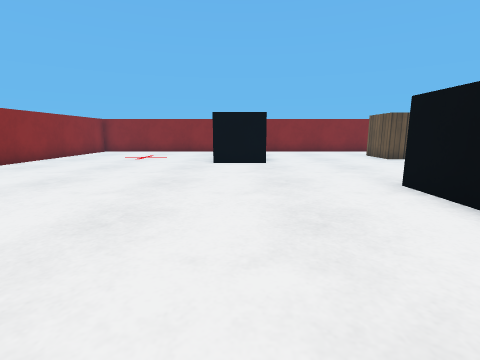
[1] (above)

13 first-person views from a walk through a robot-simulator world made for Webots. The camera is 0.11 m above the floor, tilts 10° down and sees 85° across. The floor is counted in squares, 0.1 m on a side. Each view is taken from the middle of a square. On the plan, view 1 faces up. The plan holds only what a view shows up to about 12 squares ahead; the rest is blank. The robots in the file are not drawn. Webots' stock objects and surfaces are drawn as simple stand-ins.

[2]
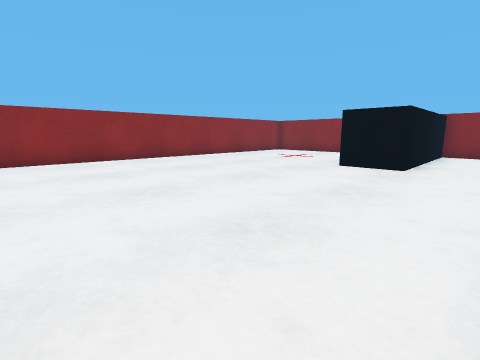

[3]
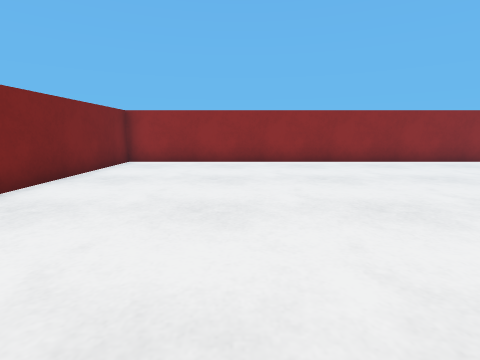

[4]
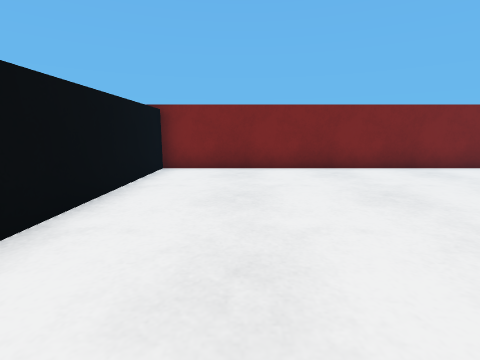

[5]
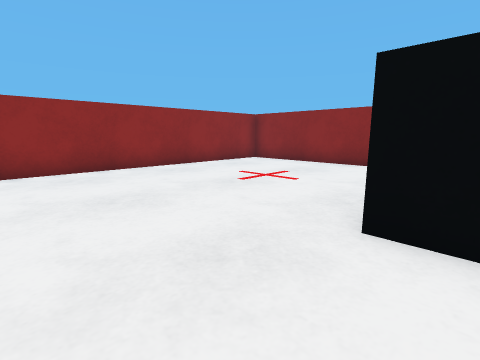

[6]
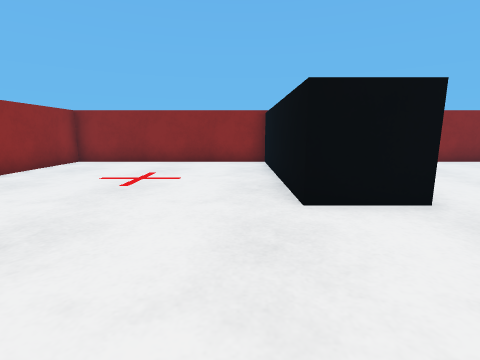

[7]
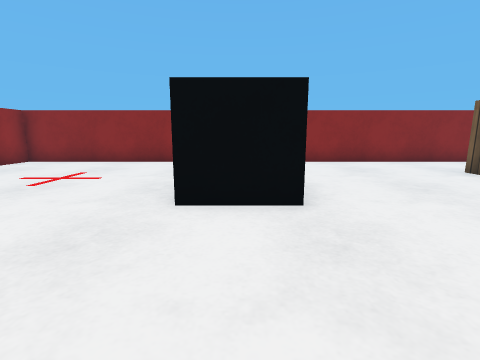

[8]
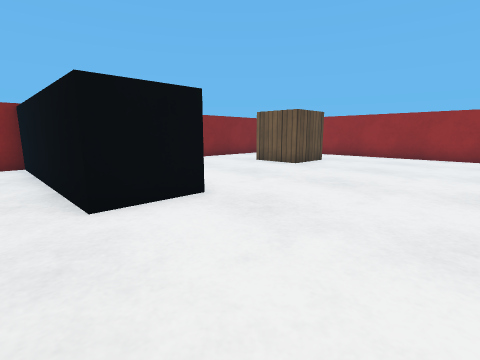

[9]
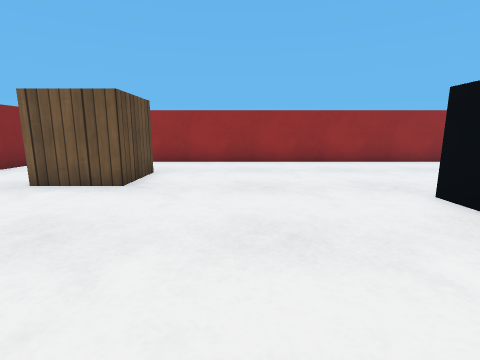

[10]
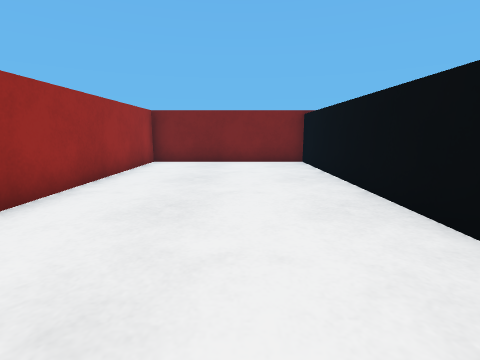

[11]
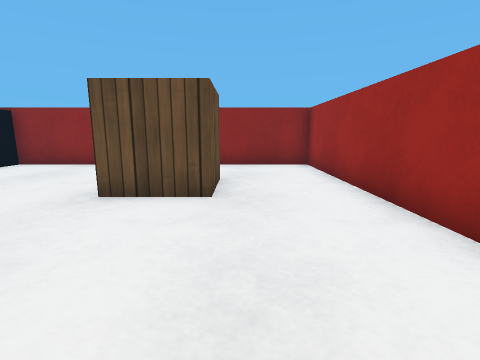

[12]
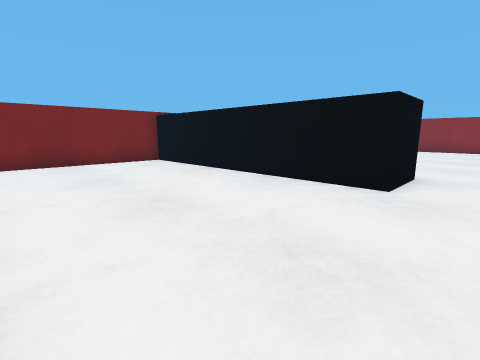

[13]
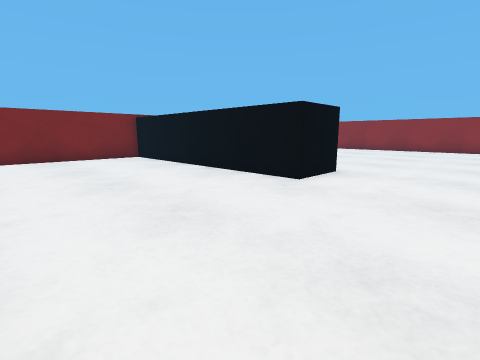

### Floor plan
Key: @ floor where view 1 was taken; # wall or solid block; . floor; B wooden box; L black box.
Columns run from 9 left of view 1 to 12 right of it. Each row starts with its distance up from view 1.
 17 ######################
 16 #.......L L..........#
 15 #.......L L..........#
 14 #.......L L..........#
 13 #.......L L.....BB...#
 12 #.......L L.....BB...#
 11 #.......L L..........#
 10 #.......LLL..........#
  9 #....................#
  8 #....................#
  7 #....................#
  6 #....................#
  5 #............LL......#
  4 #............LL......#
  3 #............ L......#
  2 #............LL......#
  1 #............LL......#
  0 #........@...LL......#
 -1 #............LL......#
 -2 #............LL......#
 -3 #............LL......#
 -4 ######################

Positions as (right, up) in squares from view 1, and headings:
1: (0, 0), facing up
2: (3, 1), facing up-left
3: (2, 1), facing left
4: (1, 5), facing down
5: (0, 7), facing up-left
6: (-2, 6), facing up
7: (0, 6), facing up
8: (-2, 6), facing up-right
9: (1, 9), facing right
10: (8, 7), facing down
11: (9, 7), facing up
12: (11, 7), facing down-left
13: (11, 9), facing down-left
